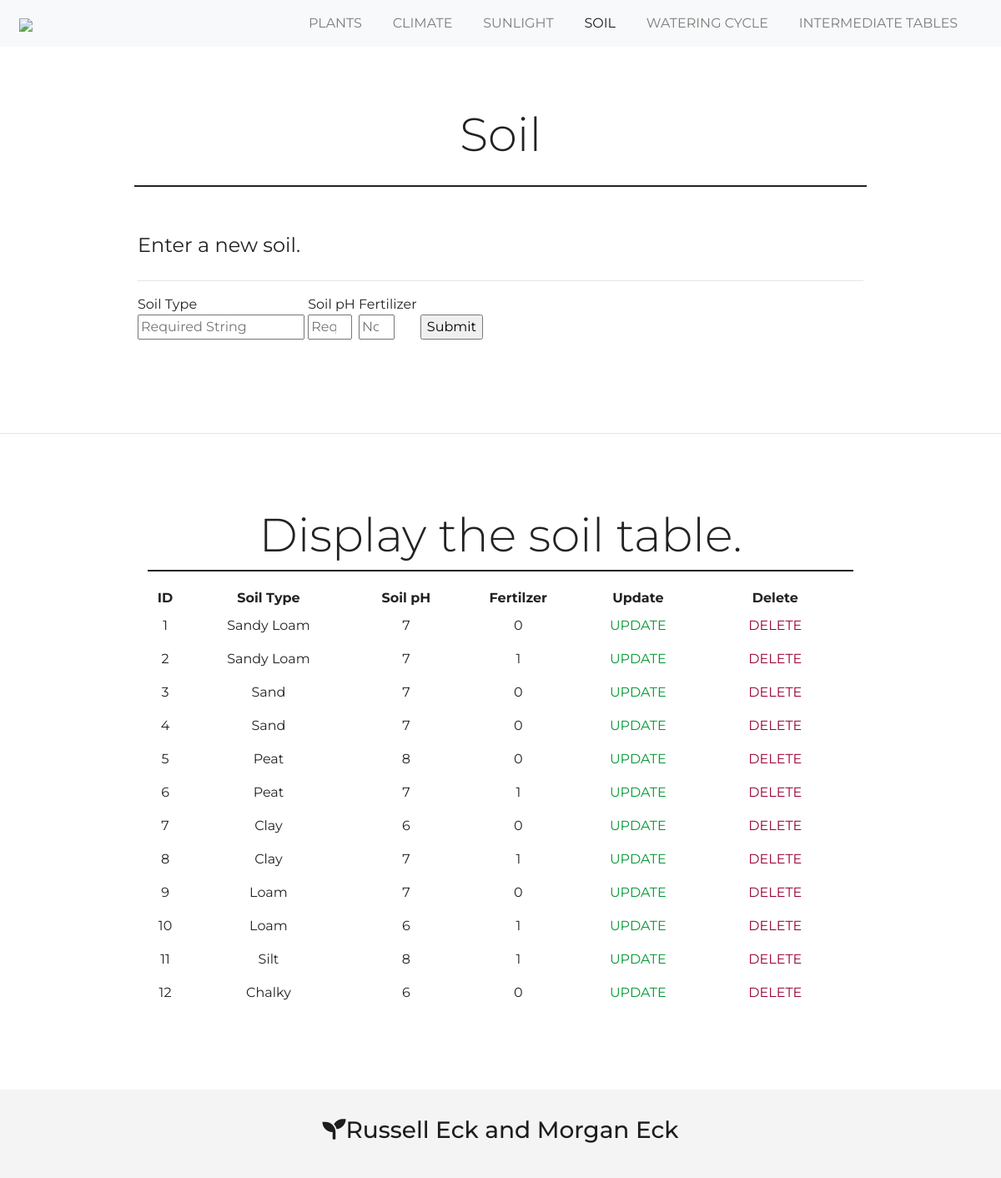
The page /soil.php on the database its author committed.
### tables this page shows
CREATE TABLE `soil` (
  `id` int(11) NOT NULL,
  `soil_type` varchar(75) NOT NULL,
  `soil_ph` int(11) NOT NULL,
  `fertilizer` tinyint(1) NOT NULL DEFAULT 0
);

### common.php (called while the page is built)
<?php
function escape($html)
{
    return htmlspecialchars($html, ENT_QUOTES | ENT_SUBSTITUTE, "UTF-8");
}

### soil.php (the view, shortened to what this page needs)
<!DOCTYPE html>
<html lang="en">
<head>
	<link rel="stylesheet" href="https://maxcdn.bootstrapcdn.com/bootstrap/4.0.0/css/bootstrap.min.css">
	<link rel="stylesheet" href="https://cdnjs.cloudflare.com/ajax/libs/font-awesome/4.7.0/css/font-awesome.min.css">
	<link rel="stylesheet" href="https://use.fontawesome.com/releases/v5.8.2/css/all.css">
	<link href="style.css" rel="stylesheet">
</head>
<body>
<nav class = "navbar navbar-expand-md navbar-light bg-light sticky-top">
	<div class = "container-fluid">
		<a class = "navbar-brand" href = "index.php"><img src = "img/logo.png"></a>
		<div class = "collapse navbar-collapse" id = "navbarResponsive">
			<ul class = "navbar-nav ml-auto">
				<li class = "nav-item">
					<a class = "nav-link" href="index.php">PLANTS</a>
				</li>
				<li class = "nav-item">
					<a class = "nav-link" href="climate.php">CLIMATE</a>
				</li>
				<li class = "nav-item">
					<a class = "nav-link" href="sunlight.php">SUNLIGHT</a>
				</li>
				<li class = "nav-item active">
					<a class = "nav-link" href="soil.php">SOIL</a>
				</li>
				<li class = "nav-item">
					<a class = "nav-link" href="wateringcycle.php">WATERING CYCLE</a>
				</li>
				<li class = "nav-item">
					<a class = "nav-link" href="intermediatetables.php">INTERMEDIATE TABLES</a>
				</li>
			</ul>
		</div>
	</div>
</nav>
<br/>
<div class = "container-fluid padding">
	<div class = "row welcomeSection text-center">
		<div class = "col-12">
			<h1 class = "display-4">Soil</h1>
		</div>
		<hr>
	</div>
</div>
<?php
	require "config.php";
    require "common.php";
?>
<?php
        $connection = new PDO($dsn, $username, $password, $options);
        $sql = "SELECT * FROM soil";
        $statement = $connection->prepare($sql);
        $statement->execute();
        $result = $statement->fetchAll();
?>
<div class = "container-fluid form-group contactForm">
<form id = "soilForm" name = "newSoil" method = "post" role="form" class="form-horizontal" >
    <fieldset>
        <legend>Enter a new soil.</legend>
        <hr>
        <label>Soil Type
        	<br/>
            <input type = "text" class = "submissionField" name = "soil_type" id = "soil_type" size = "20" maxlength = "50" placeholder = "Required String" required>
       	</label>
       	<label id = "soilph">Soil pH
        	<br/>
            <input type = "number" class = "submissionField" name = "soil_ph" id = "soil_ph" min = "1" max = "14" size = "20" maxlength = "50" placeholder = "Required 1-14" required>
       	</label>
		<label>Fertilizer
        	<br/>
            <input type = "number" class = "submissionField" name = "fertilizer" id = "fertilizer" min = "0" max = "1" size = "20" maxlength = "50" placeholder = "No(0)/Yes(1)" required>
       	</label>
        <input type = "submit" name = "submit" value = "Submit" />
    </fieldset>
</form>
<br/>
<br/>
</div>
<br/>
<hr>
<?php
try {
  $connection = new PDO($dsn, $username, $password, $options);
  $sql = "SELECT * FROM soil";
  $statement = $connection->prepare($sql);
  $statement->execute();
  $result = $statement->fetchAll();
} catch(PDOException $error) {
  echo $sql . "<br>" . $error->getMessage();
}
?>
<br/>
<div class = "container-fluid padding">
	<div class = "row welcomeSection text-center">
		<div class = "col-12">
			<h1 class = "display-4">Display the soil table.</h1>
		<hr>
		<form method = "post">
		<table style = "width:100%">
			<tr>
				<th>ID</th>
				<th>Soil Type</th>
				<th>Soil pH</th>
				<th>Fertilzer</th>
				<th>Update</th>
				<th>Delete</th>
			</tr>
			<?php foreach ($result as $row) { ?>
            <tr>
                <td><?php echo escape($row["id"]); ?></td>
                <td><?php echo escape($row["soil_type"]); ?></td>
                <td><?php echo escape($row["soil_ph"]); ?></td>
                <td><?php echo escape($row["fertilizer"]); ?></td>
                <td><a href="updatesoil.php?id=<?php echo escape($row["id"]); ?>">UPDATE</a></td>
				<td>
					<button type="submit" name="delete" class="btn" value="<?php echo escape($row["id"]); ?>">DELETE</button>
				</td>
            </tr>
        	<?php } ?>
		</table>
		</form>
	</div>
</div>
</div>
<br/>
<br/>
<footer>
	<div class = "container-fluid padding text-center">
			<h3><i class="fas fa-seedling"></i>Russell Eck and Morgan Eck</h3>
	</div>
</footer>
</body>
</html>

### style.css (style rules this page uses)
html { height: 100%; width: 100%; font-family: 'Montserrat', sans-serif; color: #222; }
body { height: 100%; width: 100%; font-family: 'Montserrat', sans-serif; color: #222; }
a { color: #009933; }
.btn { background-color: white; color: #990033; }
.navbar { padding: 0.5rem; }
.navbar-nav li { padding-right: 1.3rem; }
.nav-link { font-size: 1.0em; }
.padding { padding-bottom: 2rem; }
.welcomeSection { width: 75%; padding-top: 2rem; margin: 0 auto; }
.welcomeSection hr { border-top: 2px solid #222; width: 100%; margin-top: 0.2rem; margin-bottom: 1.2rem; }
footer { background-color: #F4F4F4; color: #1d1d1d; padding-top: 2rem; text-align: center; }
.contactForm { width: 75%; }
[class*="col-"] { padding: 1rem; }

### rows shown on the page
soil: id "1", soil_type "Sandy Loam", soil_ph "7", fertilizer "0"
soil: id "2", soil_type "Sandy Loam", soil_ph "7", fertilizer "1"
soil: id "3", soil_type "Sand", soil_ph "7", fertilizer "0"
soil: id "4", soil_type "Sand", soil_ph "7", fertilizer "0"
soil: id "5", soil_type "Peat", soil_ph "8", fertilizer "0"
soil: id "6", soil_type "Peat", soil_ph "7", fertilizer "1"
soil: id "7", soil_type "Clay", soil_ph "6", fertilizer "0"
soil: id "8", soil_type "Clay", soil_ph "7", fertilizer "1"
soil: id "9", soil_type "Loam", soil_ph "7", fertilizer "0"
soil: id "10", soil_type "Loam", soil_ph "6", fertilizer "1"
soil: id "11", soil_type "Silt", soil_ph "8", fertilizer "1"
soil: id "12", soil_type "Chalky", soil_ph "6", fertilizer "0"
